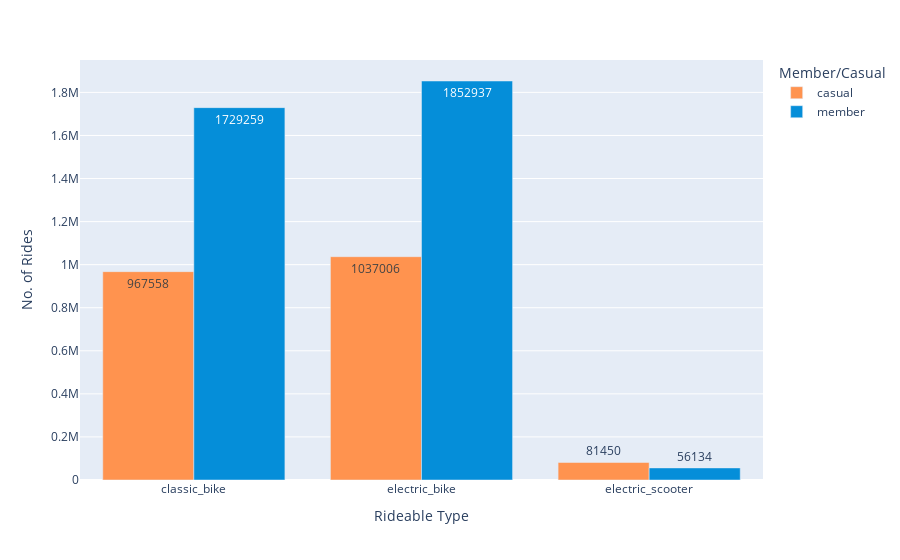

The cell this chart's notebook holds for it:
### Code cell
fig_7 = df.groupby(['rideable_type', 'member_casual'], as_index=False).count()

px.bar(fig_7, x = 'rideable_type', y = 'ride_id',
        color = 'member_casual',
        barmode='group',
        text = 'ride_id', 
        labels = {'ride_id': 'No. of Rides', 'member_casual': 'Member/Casual', 'rideable_type' : 'Rideable Type'},
        hover_name = 'member_casual', hover_data = {'member_casual': False, 'ride_length': False}, 
        color_discrete_map = {'casual': '#FF934F', 'member': '#058ED9'})

### Figure 1 — Plotly figure (JSON) as saved in the notebook; plotly's stock layout.template omitted (floating-point values rounded to 4 significant figures)
{"data": [{"alignmentgroup": "True", "customdata": [["casual", 967558], ["casual", 1037006], ["casual", 81450]], "hovertemplate": "<b>%{hovertext}</b><br><br>Rideable Type=%{x}<br>No. of Rides=%{text}<extra></extra>", "hovertext": ["casual", "casual", "casual"], "legendgroup": "casual", "marker": {"color": "#FF934F", "pattern": {"shape": ""}}, "name": "casual", "offsetgroup": "casual", "orientation": "v", "showlegend": true, "text": [967600.0, 1037000.0, 81450.0], "textposition": "auto", "type": "bar", "x": ["classic_bike", "electric_bike", "electric_scooter"], "xaxis": "x", "y": [967558, 1037006, 81450], "yaxis": "y"}, {"alignmentgroup": "True", "customdata": [["member", 1729259], ["member", 1852937], ["member", 56134]], "hovertemplate": "<b>%{hovertext}</b><br><br>Rideable Type=%{x}<br>No. of Rides=%{text}<extra></extra>", "hovertext": ["member", "member", "member"], "legendgroup": "member", "marker": {"color": "#058ED9", "pattern": {"shape": ""}}, "name": "member", "offsetgroup": "member", "orientation": "v", "showlegend": true, "text": [1729000.0, 1853000.0, 56130.0], "textposition": "auto", "type": "bar", "x": ["classic_bike", "electric_bike", "electric_scooter"], "xaxis": "x", "y": [1729259, 1852937, 56134], "yaxis": "y"}], "layout": {"barmode": "group", "legend": {"title": {"text": "Member/Casual"}, "tracegroupgap": 0}, "margin": {"t": 60}, "xaxis": {"anchor": "y", "domain": [0, 1], "title": {"text": "Rideable Type"}}, "yaxis": {"anchor": "x", "domain": [0, 1], "title": {"text": "No. of Rides"}}}}
